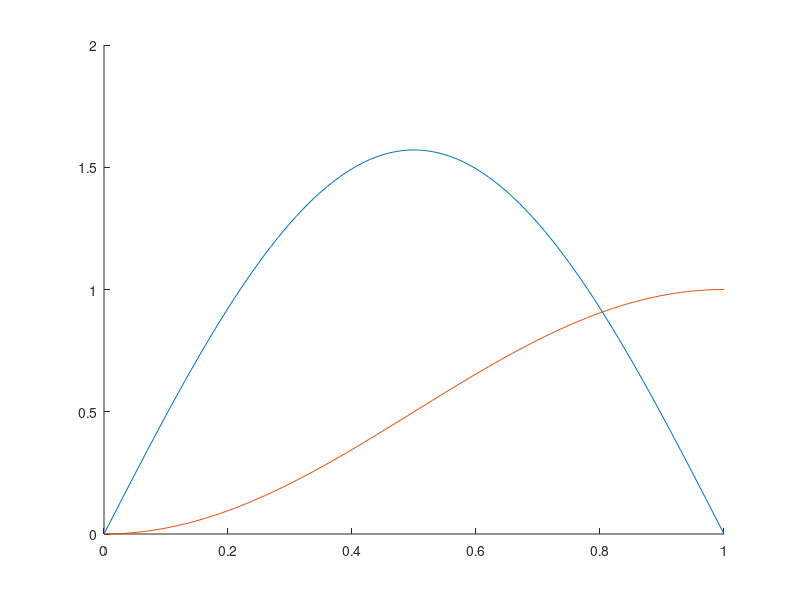

This chart was generated by the following MATLAB code: (Note: this script raises an error after producing the figure.)
clc
clear all

S=1;
L=[.15 0];
t=0:.01:1;
x=-(cos(pi*t/S)-1)/2;
v=pi*sin(pi*t/S)/(2*S);

figure(17)
clf
hold on
plot(t,v,t,x)


[lumps,resid]=findLumps(t',v'*L,(1:length(t))')

